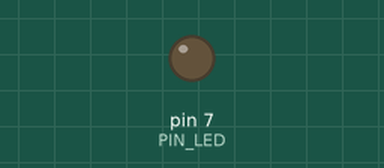
Simulated run of this sketch. Board: Arduino Uno, built with avr-gcc and run on an emulated ATmega328P. Parts: output pins drawn as LEDs (lit = HIGH). Dashed ring = blinking. What the sketch prints to the serial monitor is not drawn. At 2.0 s the program stops and its outputs stay as they are.

Above: at 0.5 s.
At 1.75 s:
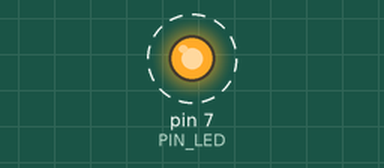
Timing chart, 0 to 3.0 s (numbered marks = the images above):
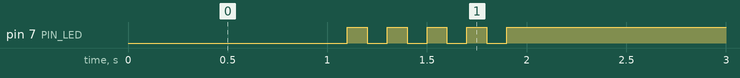

Measured:
- by itself, pin 7 (PIN_LED): alternates HIGH for 0.10 s and LOW for 0.10 s, 9 changes in all, then stays HIGH

The sketch:

05_practice_2.ino
```cpp
#define PIN_LED 7
unsigned int count;

void setup(){
  pinMode(PIN_LED, OUTPUT);
  Serial.begin(115200); //Intialize serial port for monitor
  while(!Serial){
    ; //wait for serial port to connect
  }
  count = 0;
}

void loop(){
  digitalWrite(PIN_LED, 0);
  Serial.println("test");
  delay(1000);

  for(; count < 10; count++){
    digitalWrite(PIN_LED, count % 2 == 1);
    delay(1000 / 10);
  }

  digitalWrite(PIN_LED, 1);

  while(true){
    ;
  }
}
```
